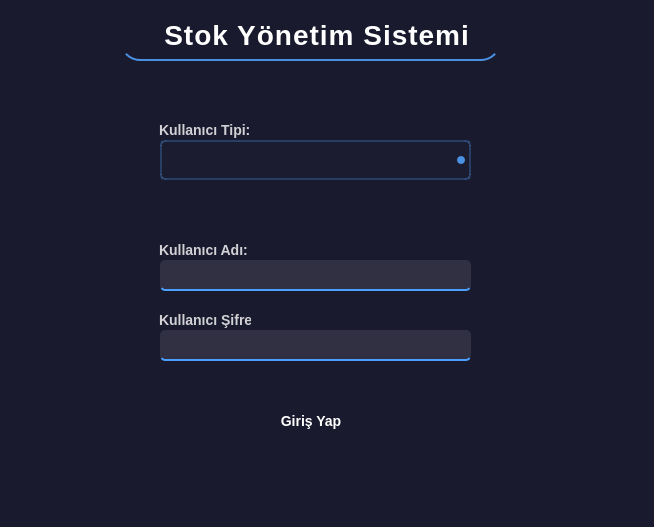
<?xml version="1.0" encoding="UTF-8"?>
<ui version="4.0">
 <class>login_page</class>
 <widget class="QWidget" name="login_page">
  <property name="geometry">
   <rect>
    <x>0</x>
    <y>0</y>
    <width>654</width>
    <height>527</height>
   </rect>
  </property>
  <property name="windowTitle">
   <string>Form</string>
  </property>
  <property name="styleSheet">
   <string notr="true">QWidget {
    background-color: #1a1a2e;
    color: white;
    border-radius: 20px;
}

/* Form container'ı için gradient arka plan */
#centralWidget {
    background: qlineargradient(x1:0, y1:0, x2:1, y2:1,
        stop:0 #1a1a2e,
        stop:0.5 #1f1f3a,
        stop:1 #1a1a2e);
    border: 2px solid rgba(255, 255, 255, 0.1);
}</string>
  </property>
  <widget class="QLineEdit" name="usernameLineEdit">
   <property name="geometry">
    <rect>
     <x>150</x>
     <y>250</y>
     <width>331</width>
     <height>51</height>
    </rect>
   </property>
   <property name="styleSheet">
    <string notr="true">QLineEdit {
    background-color: rgba(255, 255, 255, 0.1);
    border: none;
    border-bottom: 2px solid #4a9fff;
    color: white;
    padding: 8px;
    margin: 10px;
    border-radius: 5px;
}

QLineEdit:focus {
    border-bottom: 2px solid #2ecc71;
}</string>
   </property>
  </widget>
  <widget class="QLineEdit" name="passwordLineEdit">
   <property name="geometry">
    <rect>
     <x>150</x>
     <y>320</y>
     <width>331</width>
     <height>51</height>
    </rect>
   </property>
   <property name="font">
    <font>
     <pointsize>9</pointsize>
    </font>
   </property>
   <property name="styleSheet">
    <string notr="true">QLineEdit {
    background-color: rgba(255, 255, 255, 0.1);
    border: none;
    border-bottom: 2px solid #4a9fff;
    color: white;
    padding: 8px;
    margin: 10px;
    border-radius: 5px;
}

QLineEdit:focus {
    border-bottom: 2px solid #2ecc71;
}</string>
   </property>
   <property name="echoMode">
    <enum>QLineEdit::EchoMode::PasswordEchoOnEdit</enum>
   </property>
  </widget>
  <widget class="QComboBox" name="userTypeComboBox">
   <property name="geometry">
    <rect>
     <x>160</x>
     <y>130</y>
     <width>311</width>
     <height>60</height>
    </rect>
   </property>
   <property name="styleSheet">
    <string notr="true">QComboBox {
    background-color: rgba(255, 255, 255, 0.01);
    border: 2px solid rgba(74, 144, 226, 0.3);
    border-radius: 5px;
    padding: 8px;
	margin:10 px;
    color: white;
    font-size: 14px;
}

QComboBox:hover {
    background-color: rgba(255, 255, 255, 0.12);
    border: 2px solid #4a90e2;
}

QComboBox:focus {
    border: 2px solid #4a90e2;
}

QComboBox::drop-down {
    border: none;
    padding: 0px 4px;
}

QComboBox::down-arrow {
    border: none;
    background: #4a90e2;
    width: 8px;
    height: 8px;
    border-radius: 4px;
}</string>
   </property>
  </widget>
  <widget class="QPushButton" name="loginButton">
   <property name="geometry">
    <rect>
     <x>241</x>
     <y>400</y>
     <width>140</width>
     <height>41</height>
    </rect>
   </property>
   <property name="palette">
    <palette>
     <active>
      <colorrole role="WindowText">
       <brush brushstyle="SolidPattern">
        <color alpha="255">
         <red>0</red>
         <green>0</green>
         <blue>0</blue>
        </color>
       </brush>
      </colorrole>
      <colorrole role="Button">
       <brush brushstyle="LinearGradientPattern">
        <gradient startx="0.000000000000000" starty="0.000000000000000" endx="1.000000000000000" endy="0.000000000000000" type="LinearGradient" spread="PadSpread" coordinatemode="ObjectBoundingMode">
         <gradientstop position="0.000000000000000">
          <color alpha="255">
           <red>74</red>
           <green>144</green>
           <blue>226</blue>
          </color>
         </gradientstop>
         <gradientstop position="1.000000000000000">
          <color alpha="255">
           <red>53</red>
           <green>122</green>
           <blue>189</blue>
          </color>
         </gradientstop>
        </gradient>
       </brush>
      </colorrole>
      <colorrole role="Light">
       <brush brushstyle="SolidPattern">
        <color alpha="255">
         <red>163</red>
         <green>255</green>
         <blue>153</blue>
        </color>
       </brush>
      </colorrole>
      <colorrole role="Midlight">
       <brush brushstyle="SolidPattern">
        <color alpha="255">
         <red>114</red>
         <green>247</green>
         <blue>99</blue>
        </color>
       </brush>
      </colorrole>
      <colorrole role="Dark">
       <brush brushstyle="SolidPattern">
        <color alpha="255">
         <red>32</red>
         <green>120</green>
         <blue>23</blue>
        </color>
       </brush>
      </colorrole>
      <colorrole role="Mid">
       <brush brushstyle="SolidPattern">
        <color alpha="255">
         <red>43</red>
         <green>160</green>
         <blue>30</blue>
        </color>
       </brush>
      </colorrole>
      <colorrole role="Text">
       <brush brushstyle="SolidPattern">
        <color alpha="255">
         <red>0</red>
         <green>0</green>
         <blue>0</blue>
        </color>
       </brush>
      </colorrole>
      <colorrole role="BrightText">
       <brush brushstyle="SolidPattern">
        <color alpha="255">
         <red>255</red>
         <green>255</green>
         <blue>255</blue>
        </color>
       </brush>
      </colorrole>
      <colorrole role="ButtonText">
       <brush brushstyle="SolidPattern">
        <color alpha="255">
         <red>0</red>
         <green>0</green>
         <blue>0</blue>
        </color>
       </brush>
      </colorrole>
      <colorrole role="Base">
       <brush brushstyle="LinearGradientPattern">
        <gradient startx="0.000000000000000" starty="0.000000000000000" endx="1.000000000000000" endy="0.000000000000000" type="LinearGradient" spread="PadSpread" coordinatemode="ObjectBoundingMode">
         <gradientstop position="0.000000000000000">
          <color alpha="255">
           <red>74</red>
           <green>144</green>
           <blue>226</blue>
          </color>
         </gradientstop>
         <gradientstop position="1.000000000000000">
          <color alpha="255">
           <red>53</red>
           <green>122</green>
           <blue>189</blue>
          </color>
         </gradientstop>
        </gradient>
       </brush>
      </colorrole>
      <colorrole role="Window">
       <brush brushstyle="LinearGradientPattern">
        <gradient startx="0.000000000000000" starty="0.000000000000000" endx="1.000000000000000" endy="0.000000000000000" type="LinearGradient" spread="PadSpread" coordinatemode="ObjectBoundingMode">
         <gradientstop position="0.000000000000000">
          <color alpha="255">
           <red>74</red>
           <green>144</green>
           <blue>226</blue>
          </color>
         </gradientstop>
         <gradientstop position="1.000000000000000">
          <color alpha="255">
           <red>53</red>
           <green>122</green>
           <blue>189</blue>
          </color>
         </gradientstop>
        </gradient>
       </brush>
      </colorrole>
      <colorrole role="Shadow">
       <brush brushstyle="SolidPattern">
        <color alpha="255">
         <red>0</red>
         <green>0</green>
         <blue>0</blue>
        </color>
       </brush>
      </colorrole>
      <colorrole role="AlternateBase">
       <brush brushstyle="SolidPattern">
        <color alpha="255">
         <red>160</red>
         <green>247</green>
         <blue>150</blue>
        </color>
       </brush>
      </colorrole>
      <colorrole role="ToolTipBase">
       <brush brushstyle="SolidPattern">
        <color alpha="255">
         <red>255</red>
         <green>255</green>
         <blue>220</blue>
        </color>
       </brush>
      </colorrole>
      <colorrole role="ToolTipText">
       <brush brushstyle="SolidPattern">
        <color alpha="255">
         <red>0</red>
         <green>0</green>
         <blue>0</blue>
        </color>
       </brush>
      </colorrole>
      <colorrole role="PlaceholderText">
       <brush brushstyle="SolidPattern">
        <color alpha="127">
         <red>0</red>
         <green>0</green>
         <blue>0</blue>
        </color>
       </brush>
      </colorrole>
      <colorrole role="Accent">
       <brush brushstyle="SolidPattern">
        <color alpha="255">
         <red>255</red>
         <green>255</green>
         <blue>255</blue>
        </color>
       </brush>
      </colorrole>
     </active>
     <inactive>
      <colorrole role="WindowText">
       <brush brushstyle="SolidPattern">
        <color alpha="255">
         <red>0</red>
         <green>0</green>
         <blue>0</blue>
        </color>
       </brush>
      </colorrole>
      <colorrole role="Button">
       <brush brushstyle="LinearGradientPattern">
        <gradient startx="0.000000000000000" starty="0.000000000000000" endx="1.000000000000000" endy="0.000000000000000" type="LinearGradient" spread="PadSpread" coordinatemode="ObjectBoundingMode">
         <gradientstop position="0.000000000000000">
          <color alpha="255">
           <red>74</red>
           <green>144</green>
           <blue>226</blue>
          </color>
         </gradientstop>
         <gradientstop position="1.000000000000000">
          <color alpha="255">
           <red>53</red>
           <green>122</green>
           <blue>189</blue>
          </color>
         </gradientstop>
        </gradient>
       </brush>
      </colorrole>
      <colorrole role="Light">
       <brush brushstyle="SolidPattern">
        <color alpha="255">
         <red>163</red>
         <green>255</green>
         <blue>153</blue>
        </color>
       </brush>
      </colorrole>
      <colorrole role="Midlight">
       <brush brushstyle="SolidPattern">
        <color alpha="255">
         <red>114</red>
         <green>247</green>
         <blue>99</blue>
        </color>
       </brush>
      </colorrole>
      <colorrole role="Dark">
       <brush brushstyle="SolidPattern">
        <color alpha="255">
         <red>32</red>
         <green>120</green>
         <blue>23</blue>
        </color>
       </brush>
      </colorrole>
      <colorrole role="Mid">
       <brush brushstyle="SolidPattern">
        <color alpha="255">
         <red>43</red>
         <green>160</green>
         <blue>30</blue>
        </color>
       </brush>
      </colorrole>
      <colorrole role="Text">
       <brush brushstyle="SolidPattern">
        <color alpha="255">
         <red>0</red>
         <green>0</green>
         <blue>0</blue>
        </color>
       </brush>
      </colorrole>
      <colorrole role="BrightText">
       <brush brushstyle="SolidPattern">
        <color alpha="255">
         <red>255</red>
         <green>255</green>
         <blue>255</blue>
        </color>
       </brush>
      </colorrole>
      <colorrole role="ButtonText">
       <brush brushstyle="SolidPattern">
        <color alpha="255">
         <red>0</red>
         <green>0</green>
         <blue>0</blue>
        </color>
       </brush>
      </colorrole>
      <colorrole role="Base">
       <brush brushstyle="LinearGradientPattern">
        <gradient startx="0.000000000000000" starty="0.000000000000000" endx="1.000000000000000" endy="0.000000000000000" type="LinearGradient" spread="PadSpread" coordinatemode="ObjectBoundingMode">
         <gradientstop position="0.000000000000000">
          <color alpha="255">
           <red>74</red>
           <green>144</green>
           <blue>226</blue>
          </color>
         </gradientstop>
         <gradientstop position="1.000000000000000">
          <color alpha="255">
           <red>53</red>
           <green>122</green>
           <blue>189</blue>
          </color>
         </gradientstop>
        </gradient>
       </brush>
      </colorrole>
      <colorrole role="Window">
       <brush brushstyle="LinearGradientPattern">
        <gradient startx="0.000000000000000" starty="0.000000000000000" endx="1.000000000000000" endy="0.000000000000000" type="LinearGradient" spread="PadSpread" coordinatemode="ObjectBoundingMode">
         <gradientstop position="0.000000000000000">
          <color alpha="255">
           <red>74</red>
           <green>144</green>
           <blue>226</blue>
          </color>
         </gradientstop>
         <gradientstop position="1.000000000000000">
          <color alpha="255">
           <red>53</red>
           <green>122</green>
           <blue>189</blue>
          </color>
         </gradientstop>
        </gradient>
       </brush>
      </colorrole>
      <colorrole role="Shadow">
       <brush brushstyle="SolidPattern">
        <color alpha="255">
         <red>0</red>
         <green>0</green>
         <blue>0</blue>
        </color>
       </brush>
      </colorrole>
      <colorrole role="AlternateBase">
       <brush brushstyle="SolidPattern">
        <color alpha="255">
         <red>160</red>
         <green>247</green>
         <blue>150</blue>
        </color>
       </brush>
      </colorrole>
      <colorrole role="ToolTipBase">
       <brush brushstyle="SolidPattern">
        <color alpha="255">
         <red>255</red>
         <green>255</green>
         <blue>220</blue>
        </color>
       </brush>
      </colorrole>
      <colorrole role="ToolTipText">
       <brush brushstyle="SolidPattern">
        <color alpha="255">
         <red>0</red>
         <green>0</green>
         <blue>0</blue>
        </color>
       </brush>
      </colorrole>
      <colorrole role="PlaceholderText">
       <brush brushstyle="SolidPattern">
        <color alpha="127">
         <red>0</red>
         <green>0</green>
         <blue>0</blue>
        </color>
       </brush>
      </colorrole>
      <colorrole role="Accent">
       <brush brushstyle="SolidPattern">
        <color alpha="255">
         <red>255</red>
         <green>255</green>
         <blue>255</blue>
        </color>
       </brush>
      </colorrole>
     </inactive>
     <disabled>
      <colorrole role="WindowText">
       <brush brushstyle="SolidPattern">
        <color alpha="255">
         <red>32</red>
         <green>120</green>
         <blue>23</blue>
        </color>
       </brush>
      </colorrole>
      <colorrole role="Button">
       <brush brushstyle="LinearGradientPattern">
        <gradient startx="0.000000000000000" starty="0.000000000000000" endx="1.000000000000000" endy="0.000000000000000" type="LinearGradient" spread="PadSpread" coordinatemode="ObjectBoundingMode">
         <gradientstop position="0.000000000000000">
          <color alpha="255">
           <red>74</red>
           <green>144</green>
           <blue>226</blue>
          </color>
         </gradientstop>
         <gradientstop position="1.000000000000000">
          <color alpha="255">
           <red>53</red>
           <green>122</green>
           <blue>189</blue>
          </color>
         </gradientstop>
        </gradient>
       </brush>
      </colorrole>
      <colorrole role="Light">
       <brush brushstyle="SolidPattern">
        <color alpha="255">
         <red>163</red>
         <green>255</green>
         <blue>153</blue>
        </color>
       </brush>
      </colorrole>
      <colorrole role="Midlight">
       <brush brushstyle="SolidPattern">
        <color alpha="255">
         <red>114</red>
         <green>247</green>
         <blue>99</blue>
        </color>
       </brush>
      </colorrole>
      <colorrole role="Dark">
       <brush brushstyle="SolidPattern">
        <color alpha="255">
         <red>32</red>
         <green>120</green>
         <blue>23</blue>
        </color>
       </brush>
      </colorrole>
      <colorrole role="Mid">
       <brush brushstyle="SolidPattern">
        <color alpha="255">
         <red>43</red>
         <green>160</green>
         <blue>30</blue>
        </color>
       </brush>
      </colorrole>
      <colorrole role="Text">
       <brush brushstyle="SolidPattern">
        <color alpha="255">
         <red>32</red>
         <green>120</green>
         <blue>23</blue>
        </color>
       </brush>
      </colorrole>
      <colorrole role="BrightText">
       <brush brushstyle="SolidPattern">
        <color alpha="255">
         <red>255</red>
         <green>255</green>
         <blue>255</blue>
        </color>
       </brush>
      </colorrole>
      <colorrole role="ButtonText">
       <brush brushstyle="SolidPattern">
        <color alpha="255">
         <red>32</red>
         <green>120</green>
         <blue>23</blue>
        </color>
       </brush>
      </colorrole>
      <colorrole role="Base">
       <brush brushstyle="LinearGradientPattern">
        <gradient startx="0.000000000000000" starty="0.000000000000000" endx="1.000000000000000" endy="0.000000000000000" type="LinearGradient" spread="PadSpread" coordinatemode="ObjectBoundingMode">
         <gradientstop position="0.000000000000000">
          <color alpha="255">
           <red>74</red>
           <green>144</green>
           <blue>226</blue>
          </color>
         </gradientstop>
         <gradientstop position="1.000000000000000">
          <color alpha="255">
           <red>53</red>
           <green>122</green>
           <blue>189</blue>
          </color>
         </gradientstop>
        </gradient>
       </brush>
      </colorrole>
      <colorrole role="Window">
       <brush brushstyle="LinearGradientPattern">
        <gradient startx="0.000000000000000" starty="0.000000000000000" endx="1.000000000000000" endy="0.000000000000000" type="LinearGradient" spread="PadSpread" coordinatemode="ObjectBoundingMode">
         <gradientstop position="0.000000000000000">
          <color alpha="255">
           <red>74</red>
           <green>144</green>
           <blue>226</blue>
          </color>
         </gradientstop>
         <gradientstop position="1.000000000000000">
          <color alpha="255">
           <red>53</red>
           <green>122</green>
           <blue>189</blue>
          </color>
         </gradientstop>
        </gradient>
       </brush>
      </colorrole>
      <colorrole role="Shadow">
       <brush brushstyle="SolidPattern">
        <color alpha="255">
         <red>0</red>
         <green>0</green>
         <blue>0</blue>
        </color>
       </brush>
      </colorrole>
      <colorrole role="AlternateBase">
       <brush brushstyle="SolidPattern">
        <color alpha="255">
         <red>65</red>
         <green>240</green>
         <blue>45</blue>
        </color>
       </brush>
      </colorrole>
      <colorrole role="ToolTipBase">
       <brush brushstyle="SolidPattern">
        <color alpha="255">
         <red>255</red>
         <green>255</green>
         <blue>220</blue>
        </color>
       </brush>
      </colorrole>
      <colorrole role="ToolTipText">
       <brush brushstyle="SolidPattern">
        <color alpha="255">
         <red>0</red>
         <green>0</green>
         <blue>0</blue>
        </color>
       </brush>
      </colorrole>
      <colorrole role="PlaceholderText">
       <brush brushstyle="SolidPattern">
        <color alpha="127">
         <red>32</red>
         <green>120</green>
         <blue>23</blue>
        </color>
       </brush>
      </colorrole>
      <colorrole role="Accent">
       <brush brushstyle="SolidPattern">
        <color alpha="255">
         <red>120</red>
         <green>255</green>
         <blue>105</blue>
        </color>
       </brush>
      </colorrole>
     </disabled>
    </palette>
   </property>
   <property name="styleSheet">
    <string notr="true">QPushButton {
    background: qlineargradient(x1:0, y1:0, x2:1, y2:0,
        stop:0 #4a90e2,
        stop:1 #357abd);
    color: white;
    border: none;
    padding: 10px;
    border-radius: 6px;
    font-weight: bold;
    font-size: 14px;
    min-width: 120px;
    max-width: 200px;
}

QPushButton:hover {
    background-color: #2ecc71;
}

QPushButton:pressed {
    background-color: #27ae60;
}</string>
   </property>
   <property name="text">
    <string>Giriş Yap</string>
   </property>
   <property name="flat">
    <bool>true</bool>
   </property>
  </widget>
  <widget class="QLabel" name="label">
   <property name="geometry">
    <rect>
     <x>150</x>
     <y>120</y>
     <width>101</width>
     <height>20</height>
    </rect>
   </property>
   <property name="styleSheet">
    <string notr="true">QLabel {
    color: rgba(255, 255, 255, 0.8);
    font-size: 14px;
    font-family: 'Segoe UI';
    padding-left: 5px;
    font-weight: 500;
}</string>
   </property>
   <property name="text">
    <string>Kullanıcı Tipi:</string>
   </property>
  </widget>
  <widget class="QLabel" name="label_2">
   <property name="geometry">
    <rect>
     <x>150</x>
     <y>240</y>
     <width>101</width>
     <height>20</height>
    </rect>
   </property>
   <property name="styleSheet">
    <string notr="true">QLabel {
    color: rgba(255, 255, 255, 0.8);
    font-size: 14px;
    font-family: 'Segoe UI';
    padding-left: 5px;
    font-weight: 500;
}</string>
   </property>
   <property name="text">
    <string>Kullanıcı Adı:</string>
   </property>
  </widget>
  <widget class="QLabel" name="label_3">
   <property name="geometry">
    <rect>
     <x>150</x>
     <y>310</y>
     <width>101</width>
     <height>20</height>
    </rect>
   </property>
   <property name="styleSheet">
    <string notr="true">QLabel {
    color: rgba(255, 255, 255, 0.8);
    font-size: 14px;
    font-family: 'Segoe UI';
    padding-left: 5px;
    font-weight: 500;
}</string>
   </property>
   <property name="text">
    <string>Kullanıcı Şifre:</string>
   </property>
  </widget>
  <widget class="QLabel" name="titleLabel">
   <property name="geometry">
    <rect>
     <x>120</x>
     <y>10</y>
     <width>381</width>
     <height>71</height>
    </rect>
   </property>
   <property name="font">
    <font>
     <family>Segoe UI</family>
     <pointsize>-1</pointsize>
     <italic>false</italic>
     <bold>true</bold>
    </font>
   </property>
   <property name="styleSheet">
    <string notr="true">#titleLabel {
    color: white;
    font-size: 28px;
    font-weight: bold;
    font-family: 'Segoe UI', Arial;
    padding: 10px;
    border-bottom: 2px solid #4a90e2;
    margin-bottom: 20px;
    letter-spacing: 1px;
}</string>
   </property>
   <property name="text">
    <string>   Stok Yönetim Sistemi</string>
   </property>
  </widget>
 </widget>
 <resources/>
 <connections/>
</ui>
